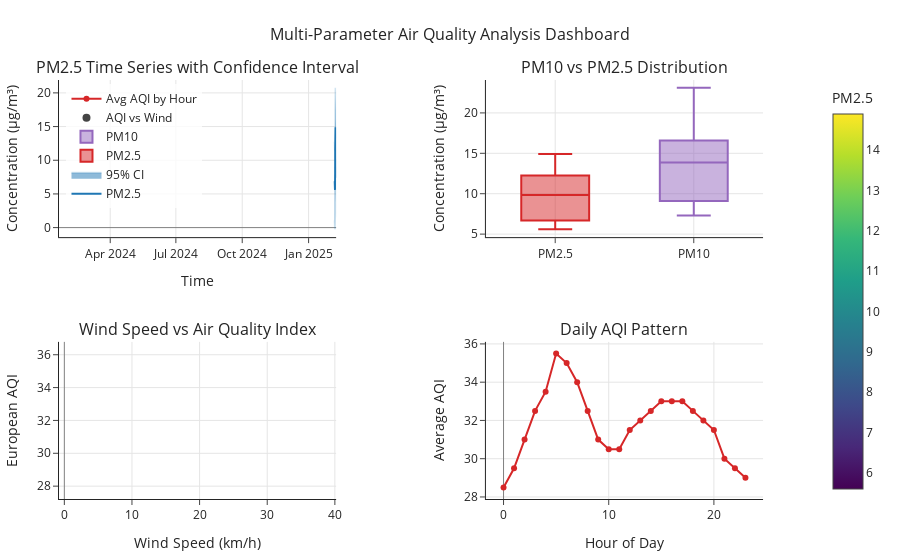

Notebook code cell kept with this figure:
### Code cell
fig.show()
print(description)

### Figure 1 — Plotly figure (JSON) as saved in the notebook; plotly's stock layout.template omitted (floating-point values rounded to 4 significant figures)
{"data": [{"line": {"color": "rgb(31, 119, 180)"}, "name": "PM2.5", "type": "scatter", "x": ["2024-01-21T00:00:00", "2024-01-21T01:00:00", "2024-01-21T02:00:00", "2024-01-21T03:00:00", "2024-01-21T04:00:00", "2024-01-21T05:00:00", "2024-01-21T06:00:00", "2024-01-21T07:00:00", "2024-01-21T08:00:00", "2024-01-21T09:00:00", "2024-01-21T10:00:00", "2024-01-21T11:00:00", "2024-01-21T12:00:00", "2024-01-21T13:00:00", "2024-01-21T14:00:00", "2024-01-21T15:00:00", "2024-01-21T16:00:00", "2024-01-21T17:00:00", "2024-01-21T18:00:00", "2024-01-21T19:00:00", "2024-01-21T20:00:00", "2024-01-21T21:00:00", "2024-01-21T22:00:00", "2024-01-21T23:00:00", "2024-01-22T00:00:00", "2024-01-22T01:00:00", "2024-01-22T02:00:00", "2024-01-22T03:00:00", "2024-01-22T04:00:00", "2024-01-22T05:00:00", "2024-01-22T06:00:00", "2024-01-22T07:00:00", "2024-01-22T08:00:00", "2024-01-22T09:00:00", "2024-01-22T10:00:00", "2024-01-22T11:00:00", "2024-01-22T12:00:00", "2024-01-22T13:00:00", "2024-01-22T14:00:00", "2024-01-22T15:00:00", "2024-01-22T16:00:00", "2024-01-22T17:00:00", "2024-01-22T18:00:00", "2024-01-22T19:00:00", "2024-01-22T20:00:00", "2024-01-22T21:00:00", "2024-01-22T22:00:00", "2024-01-22T23:00:00", "2024-01-23T00:00:00", "2024-01-23T01:00:00", "2024-01-23T02:00:00", "2024-01-23T03:00:00", "2024-01-23T04:00:00", "2024-01-23T05:00:00", "2024-01-23T06:00:00", "2024-01-23T07:00:00", "2024-01-23T08:00:00", "2024-01-23T09:00:00", "2024-01-23T10:00:00", "2024-01-23T11:00:00", "2024-01-23T12:00:00", "2024-01-23T13:00:00", "2024-01-23T14:00:00", "2024-01-23T15:00:00", "2024-01-23T16:00:00", "2024-01-23T17:00:00", "2024-01-23T18:00:00", "2024-01-23T19:00:00", "2024-01-23T20:00:00", "2024-01-23T21:00:00", "2024-01-23T22:00:00", "2024-01-23T23:00:00", "2025-02-06T05:00:00", "2025-02-06T06:00:00", "2025-02-06T07:00:00", "2025-02-06T08:00:00", "2025-02-06T09:00:00", "2025-02-06T10:00:00", "2025-02-06T11:00:00", "2025-02-06T12:00:00", "2025-02-06T13:00:00", "2025-02-06T14:00:00", "2025-02-06T15:00:00", "2025-02-06T16:00:00", "2025-02-06T17:00:00", "2025-02-06T18:00:00", "2025-02-06T19:00:00", "2025-02-06T20:00:00", "2025-02-06T21:00:00", "2025-02-06T22:00:00", "2025-02-06T23:00:00", "2025-02-07T00:00:00", "2025-02-07T01:00:00", "2025-02-07T02:00:00", "2025-02-07T03:00:00", "2025-02-07T04:00:00", "2025-02-07T05:00:00", "2025-02-07T06:00:00", "2025-02-07T07:00:00", "2025-02-07T08:00:00", "2025-02-07T09:00:00", "2025-02-07T10:00:00", "2025-02-07T11:00:00", "2025-02-07T12:00:00", "2025-02-07T13:00:00", "2025-02-07T14:00:00", "2025-02-07T15:00:00", "2025-02-07T16:00:00", "2025-02-07T17:00:00", "2025-02-07T18:00:00", "2025-02-07T19:00:00", "2025-02-07T20:00:00", "2025-02-07T21:00:00", "2025-02-07T22:00:00", "2025-02-07T23:00:00", "2025-02-08T00:00:00", "2025-02-08T01:00:00", "2025-02-08T02:00:00", "2025-02-08T03:00:00", "2025-02-08T04:00:00"], "xaxis": "x", "y": [null, null, null, null, null, null, null, null, null, null, null, null, null, null, null, null, null, null, null, null, null, null, null, null, null, null, null, null, null, null, null, null, null, null, null, null, null, null, null, null, null, null, null, null, null, null, null, null, null, null, null, null, null, null, null, null, null, null, null, null, null, null, null, null, null, null, null, null, null, null, null, null, 6.9, 6.5, 5.9, 6.1, 6.7, 6.8, 6.4, 6.5, 5.6, 5.6, 5.8, 6.1, 6.3, 6.5, 6.7, 7.1, 8.1, 11.5, 12.2, 12, 12.7, 13.1, 13.2, 13.2, 13.2, 13.7, 14.9, 14.8, 14.9, 14.1, 14, 12.3, 9.9, 10, 11.3, 12, 11.4, 10.2, 9.9, 9.8, 9.6, 9.9, 10.2, 9.4, 9.2, 8.8, 8.4, 7.4], "yaxis": "y"}, {"line": {"color": "rgba(31, 119, 180, 0.2)"}, "mode": "lines", "showlegend": false, "type": "scatter", "x": ["2024-01-21T00:00:00", "2024-01-21T01:00:00", "2024-01-21T02:00:00", "2024-01-21T03:00:00", "2024-01-21T04:00:00", "2024-01-21T05:00:00", "2024-01-21T06:00:00", "2024-01-21T07:00:00", "2024-01-21T08:00:00", "2024-01-21T09:00:00", "2024-01-21T10:00:00", "2024-01-21T11:00:00", "2024-01-21T12:00:00", "2024-01-21T13:00:00", "2024-01-21T14:00:00", "2024-01-21T15:00:00", "2024-01-21T16:00:00", "2024-01-21T17:00:00", "2024-01-21T18:00:00", "2024-01-21T19:00:00", "2024-01-21T20:00:00", "2024-01-21T21:00:00", "2024-01-21T22:00:00", "2024-01-21T23:00:00", "2024-01-22T00:00:00", "2024-01-22T01:00:00", "2024-01-22T02:00:00", "2024-01-22T03:00:00", "2024-01-22T04:00:00", "2024-01-22T05:00:00", "2024-01-22T06:00:00", "2024-01-22T07:00:00", "2024-01-22T08:00:00", "2024-01-22T09:00:00", "2024-01-22T10:00:00", "2024-01-22T11:00:00", "2024-01-22T12:00:00", "2024-01-22T13:00:00", "2024-01-22T14:00:00", "2024-01-22T15:00:00", "2024-01-22T16:00:00", "2024-01-22T17:00:00", "2024-01-22T18:00:00", "2024-01-22T19:00:00", "2024-01-22T20:00:00", "2024-01-22T21:00:00", "2024-01-22T22:00:00", "2024-01-22T23:00:00", "2024-01-23T00:00:00", "2024-01-23T01:00:00", "2024-01-23T02:00:00", "2024-01-23T03:00:00", "2024-01-23T04:00:00", "2024-01-23T05:00:00", "2024-01-23T06:00:00", "2024-01-23T07:00:00", "2024-01-23T08:00:00", "2024-01-23T09:00:00", "2024-01-23T10:00:00", "2024-01-23T11:00:00", "2024-01-23T12:00:00", "2024-01-23T13:00:00", "2024-01-23T14:00:00", "2024-01-23T15:00:00", "2024-01-23T16:00:00", "2024-01-23T17:00:00", "2024-01-23T18:00:00", "2024-01-23T19:00:00", "2024-01-23T20:00:00", "2024-01-23T21:00:00", "2024-01-23T22:00:00", "2024-01-23T23:00:00", "2025-02-06T05:00:00", "2025-02-06T06:00:00", "2025-02-06T07:00:00", "2025-02-06T08:00:00", "2025-02-06T09:00:00", "2025-02-06T10:00:00", "2025-02-06T11:00:00", "2025-02-06T12:00:00", "2025-02-06T13:00:00", "2025-02-06T14:00:00", "2025-02-06T15:00:00", "2025-02-06T16:00:00", "2025-02-06T17:00:00", "2025-02-06T18:00:00", "2025-02-06T19:00:00", "2025-02-06T20:00:00", "2025-02-06T21:00:00", "2025-02-06T22:00:00", "2025-02-06T23:00:00", "2025-02-07T00:00:00", "2025-02-07T01:00:00", "2025-02-07T02:00:00", "2025-02-07T03:00:00", "2025-02-07T04:00:00", "2025-02-07T05:00:00", "2025-02-07T06:00:00", "2025-02-07T07:00:00", "2025-02-07T08:00:00", "2025-02-07T09:00:00", "2025-02-07T10:00:00", "2025-02-07T11:00:00", "2025-02-07T12:00:00", "2025-02-07T13:00:00", "2025-02-07T14:00:00", "2025-02-07T15:00:00", "2025-02-07T16:00:00", "2025-02-07T17:00:00", "2025-02-07T18:00:00", "2025-02-07T19:00:00", "2025-02-07T20:00:00", "2025-02-07T21:00:00", "2025-02-07T22:00:00", "2025-02-07T23:00:00", "2025-02-08T00:00:00", "2025-02-08T01:00:00", "2025-02-08T02:00:00", "2025-02-08T03:00:00", "2025-02-08T04:00:00"], "xaxis": "x", "y": [null, null, null, null, null, null, null, null, null, null, null, null, null, null, null, null, null, null, null, null, null, null, null, null, null, null, null, null, null, null, null, null, null, null, null, null, null, null, null, null, null, null, null, null, null, null, null, null, null, null, null, null, null, null, null, null, null, null, null, null, null, null, null, null, null, null, null, null, null, null, null, null, 12.75, 12.35, 11.75, 11.95, 12.55, 12.65, 12.25, 12.35, 11.45, 11.45, 11.65, 11.95, 12.15, 12.35, 12.55, 12.95, 13.95, 17.35, 18.05, 17.85, 18.55, 18.95, 19.05, 19.05, 19.05, 19.55, 20.75, 20.65, 20.75, 19.95, 19.85, 18.15, 15.75, 15.85, 17.15, 17.85, 17.25, 16.05, 15.75, 15.65, 15.45, 15.75, 16.05, 15.25, 15.05, 14.65, 14.25, 13.25], "yaxis": "y"}, {"fill": "tonexty", "line": {"color": "rgba(31, 119, 180, 0.2)"}, "mode": "lines", "name": "95% CI", "type": "scatter", "x": ["2024-01-21T00:00:00", "2024-01-21T01:00:00", "2024-01-21T02:00:00", "2024-01-21T03:00:00", "2024-01-21T04:00:00", "2024-01-21T05:00:00", "2024-01-21T06:00:00", "2024-01-21T07:00:00", "2024-01-21T08:00:00", "2024-01-21T09:00:00", "2024-01-21T10:00:00", "2024-01-21T11:00:00", "2024-01-21T12:00:00", "2024-01-21T13:00:00", "2024-01-21T14:00:00", "2024-01-21T15:00:00", "2024-01-21T16:00:00", "2024-01-21T17:00:00", "2024-01-21T18:00:00", "2024-01-21T19:00:00", "2024-01-21T20:00:00", "2024-01-21T21:00:00", "2024-01-21T22:00:00", "2024-01-21T23:00:00", "2024-01-22T00:00:00", "2024-01-22T01:00:00", "2024-01-22T02:00:00", "2024-01-22T03:00:00", "2024-01-22T04:00:00", "2024-01-22T05:00:00", "2024-01-22T06:00:00", "2024-01-22T07:00:00", "2024-01-22T08:00:00", "2024-01-22T09:00:00", "2024-01-22T10:00:00", "2024-01-22T11:00:00", "2024-01-22T12:00:00", "2024-01-22T13:00:00", "2024-01-22T14:00:00", "2024-01-22T15:00:00", "2024-01-22T16:00:00", "2024-01-22T17:00:00", "2024-01-22T18:00:00", "2024-01-22T19:00:00", "2024-01-22T20:00:00", "2024-01-22T21:00:00", "2024-01-22T22:00:00", "2024-01-22T23:00:00", "2024-01-23T00:00:00", "2024-01-23T01:00:00", "2024-01-23T02:00:00", "2024-01-23T03:00:00", "2024-01-23T04:00:00", "2024-01-23T05:00:00", "2024-01-23T06:00:00", "2024-01-23T07:00:00", "2024-01-23T08:00:00", "2024-01-23T09:00:00", "2024-01-23T10:00:00", "2024-01-23T11:00:00", "2024-01-23T12:00:00", "2024-01-23T13:00:00", "2024-01-23T14:00:00", "2024-01-23T15:00:00", "2024-01-23T16:00:00", "2024-01-23T17:00:00", "2024-01-23T18:00:00", "2024-01-23T19:00:00", "2024-01-23T20:00:00", "2024-01-23T21:00:00", "2024-01-23T22:00:00", "2024-01-23T23:00:00", "2025-02-06T05:00:00", "2025-02-06T06:00:00", "2025-02-06T07:00:00", "2025-02-06T08:00:00", "2025-02-06T09:00:00", "2025-02-06T10:00:00", "2025-02-06T11:00:00", "2025-02-06T12:00:00", "2025-02-06T13:00:00", "2025-02-06T14:00:00", "2025-02-06T15:00:00", "2025-02-06T16:00:00", "2025-02-06T17:00:00", "2025-02-06T18:00:00", "2025-02-06T19:00:00", "2025-02-06T20:00:00", "2025-02-06T21:00:00", "2025-02-06T22:00:00", "2025-02-06T23:00:00", "2025-02-07T00:00:00", "2025-02-07T01:00:00", "2025-02-07T02:00:00", "2025-02-07T03:00:00", "2025-02-07T04:00:00", "2025-02-07T05:00:00", "2025-02-07T06:00:00", "2025-02-07T07:00:00", "2025-02-07T08:00:00", "2025-02-07T09:00:00", "2025-02-07T10:00:00", "2025-02-07T11:00:00", "2025-02-07T12:00:00", "2025-02-07T13:00:00", "2025-02-07T14:00:00", "2025-02-07T15:00:00", "2025-02-07T16:00:00", "2025-02-07T17:00:00", "2025-02-07T18:00:00", "2025-02-07T19:00:00", "2025-02-07T20:00:00", "2025-02-07T21:00:00", "2025-02-07T22:00:00", "2025-02-07T23:00:00", "2025-02-08T00:00:00", "2025-02-08T01:00:00", "2025-02-08T02:00:00", "2025-02-08T03:00:00", "2025-02-08T04:00:00"], "xaxis": "x", "y": [null, null, null, null, null, null, null, null, null, null, null, null, null, null, null, null, null, null, null, null, null, null, null, null, null, null, null, null, null, null, null, null, null, null, null, null, null, null, null, null, null, null, null, null, null, null, null, null, null, null, null, null, null, null, null, null, null, null, null, null, null, null, null, null, null, null, null, null, null, null, null, null, 1.053, 0.6528, 0.05283, 0.2528, 0.8528, 0.9528, 0.5528, 0.6528, -0.2472, -0.2472, -0.04717, 0.2528, 0.4528, 0.6528, 0.8528, 1.253, 2.253, 5.653, 6.353, 6.153, 6.853, 7.253, 7.353, 7.353, 7.353, 7.853, 9.053, 8.953, 9.053, 8.253, 8.153, 6.453, 4.053, 4.153, 5.453, 6.153, 5.553, 4.353, 4.053, 3.953, 3.753, 4.053, 4.353, 3.553, 3.353, 2.953, 2.553, 1.553], "yaxis": "y"}, {"boxpoints": "outliers", "name": "PM2.5", "type": "box", "xaxis": "x2", "y": [null, null, null, null, null, null, null, null, null, null, null, null, null, null, null, null, null, null, null, null, null, null, null, null, null, null, null, null, null, null, null, null, null, null, null, null, null, null, null, null, null, null, null, null, null, null, null, null, null, null, null, null, null, null, null, null, null, null, null, null, null, null, null, null, null, null, null, null, null, null, null, null, 6.9, 6.5, 5.9, 6.1, 6.7, 6.8, 6.4, 6.5, 5.6, 5.6, 5.8, 6.1, 6.3, 6.5, 6.7, 7.1, 8.1, 11.5, 12.2, 12, 12.7, 13.1, 13.2, 13.2, 13.2, 13.7, 14.9, 14.8, 14.9, 14.1, 14, 12.3, 9.9, 10, 11.3, 12, 11.4, 10.2, 9.9, 9.8, 9.6, 9.9, 10.2, 9.4, 9.2, 8.8, 8.4, 7.4], "yaxis": "y3"}, {"boxpoints": "outliers", "name": "PM10", "type": "box", "xaxis": "x2", "y": [null, null, null, null, null, null, null, null, null, null, null, null, null, null, null, null, null, null, null, null, null, null, null, null, null, null, null, null, null, null, null, null, null, null, null, null, null, null, null, null, null, null, null, null, null, null, null, null, null, null, null, null, null, null, null, null, null, null, null, null, null, null, null, null, null, null, null, null, null, null, null, null, 9.1, 8.6, 7.7, 7.7, 8.1, 8.1, 7.7, 8.5, 7.3, 7.6, 8.1, 8.8, 9.1, 9.3, 9.5, 9.7, 10.6, 14.1, 15.3, 15.8, 17.5, 18.8, 19.3, 19.2, 19.1, 20.7, 23.1, 21.4, 20.8, 19.3, 19.7, 17.3, 13.6, 13.2, 14.8, 15.9, 15.7, 14.4, 14.3, 14.4, 14.2, 14.5, 14.6, 13.6, 13.3, 12.9, 12.3, 10.9], "yaxis": "y3"}, {"marker": {"color": [null, null, null, null, null, null, null, null, null, null, null, null, null, null, null, null, null, null, null, null, null, null, null, null, null, null, null, null, null, null, null, null, null, null, null, null, null, null, null, null, null, null, null, null, null, null, null, null, null, null, null, null, null, null, null, null, null, null, null, null, null, null, null, null, null, null, null, null, null, null, null, null, 6.9, 6.5, 5.9, 6.1, 6.7, 6.8, 6.4, 6.5, 5.6, 5.6, 5.8, 6.1, 6.3, 6.5, 6.7, 7.1, 8.1, 11.5, 12.2, 12, 12.7, 13.1, 13.2, 13.2, 13.2, 13.7, 14.9, 14.8, 14.9, 14.1, 14, 12.3, 9.9, 10, 11.3, 12, 11.4, 10.2, 9.9, 9.8, 9.6, 9.9, 10.2, 9.4, 9.2, 8.8, 8.4, 7.4], "colorbar": {"title": {"text": "PM2.5"}}, "colorscale": [[0, "#440154"], [0.1111, "#482878"], [0.2222, "#3e4989"], [0.3333, "#31688e"], [0.4444, "#26828e"], [0.5556, "#1f9e89"], [0.6667, "#35b779"], [0.7778, "#6ece58"], [0.8889, "#b5de2b"], [1, "#fde725"]], "showscale": true, "size": 8}, "mode": "markers", "name": "AQI vs Wind", "type": "scatter", "x": [16.6, 14.3, 13.1, 12.2, 16.6, 29, 34, 37.4, 35.4, 34.1, 31.8, 30, 28.5, 30, 29.5, 27.8, 30.3, 29.3, 23.2, 20.6, 18.7, 17.3, 17.6, 14.4, 15.8, 12.4, 9.5, 9.7, 7.4, 2, 6.8, 7.4, 7, 7.9, 3.9, 11.4, 14.7, 15, 20.2, 20.1, 26.7, 26.6, 25.8, 26.9, 24.3, 23, 21.6, 21.8, 26.2, 30.8, 32.8, 31.6, 28.9, 28.4, 27.5, 25, 18.3, 14, 4.2, 11.2, 18.7, 17.6, 18, 13.5, 12.9, 23.5, 25, 22.4, 22.6, 18.4, 19.4, 17.6, null, null, null, null, null, null, null, null, null, null, null, null, null, null, null, null, null, null, null, null, null, null, null, null, null, null, null, null, null, null, null, null, null, null, null, null, null, null, null, null, null, null, null, null, null, null, null, null], "xaxis": "x3", "y": [null, null, null, null, null, null, null, null, null, null, null, null, null, null, null, null, null, null, null, null, null, null, null, null, null, null, null, null, null, null, null, null, null, null, null, null, null, null, null, null, null, null, null, null, null, null, null, null, null, null, null, null, null, null, null, null, null, null, null, null, null, null, null, null, null, null, null, null, null, null, null, null, 36, 35, 34, 33, 32, 31, 31, 33, 33, 34, 34, 34, 33, 32, 31, 30, 28, 28, 28, 28, 30, 31, 33, 34, 35, 35, 34, 32, 30, 30, 30, 30, 31, 31, 32, 32, 33, 33, 33, 33, 32, 31, 30, 29, 29, 31, 32, 33], "yaxis": "y4"}, {"line": {"color": "rgb(214, 39, 40)"}, "mode": "lines+markers", "name": "Avg AQI by Hour", "type": "scatter", "x": [0, 1, 2, 3, 4, 5, 6, 7, 8, 9, 10, 11, 12, 13, 14, 15, 16, 17, 18, 19, 20, 21, 22, 23], "xaxis": "x4", "y": [28.5, 29.5, 31, 32.5, 33.5, 35.5, 35, 34, 32.5, 31, 30.5, 30.5, 31.5, 32, 32.5, 33, 33, 33, 32.5, 32, 31.5, 30, 29.5, 29], "yaxis": "y5"}], "layout": {"annotations": [{"font": {"size": 16}, "showarrow": false, "text": "PM2.5 Time Series with Confidence Interval", "x": 0.185, "xanchor": "center", "xref": "paper", "y": 1, "yanchor": "bottom", "yref": "paper"}, {"font": {"size": 16}, "showarrow": false, "text": "PM10 vs PM2.5 Distribution", "x": 0.755, "xanchor": "center", "xref": "paper", "y": 1, "yanchor": "bottom", "yref": "paper"}, {"font": {"size": 16}, "showarrow": false, "text": "Wind Speed vs Air Quality Index", "x": 0.185, "xanchor": "center", "xref": "paper", "y": 0.375, "yanchor": "bottom", "yref": "paper"}, {"font": {"size": 16}, "showarrow": false, "text": "Daily AQI Pattern", "x": 0.755, "xanchor": "center", "xref": "paper", "y": 0.375, "yanchor": "bottom", "yref": "paper"}], "autosize": true, "font": {"size": 12}, "hovermode": "closest", "legend": {"bgcolor": "rgba(255, 255, 255, 0.8)", "x": 0.01, "xanchor": "left", "y": 0.99, "yanchor": "top"}, "margin": {"b": 50, "l": 50, "r": 50, "t": 80}, "modebar": {"add": ["zoom", "pan", "select", "lasso2d", "reset"]}, "paper_bgcolor": "white", "plot_bgcolor": "white", "showlegend": true, "title": {"font": {"size": 16}, "text": "Multi-Parameter Air Quality Analysis Dashboard", "x": 0.5, "xanchor": "center"}, "xaxis": {"anchor": "y", "autorange": true, "domain": [0, 0.37], "gridcolor": "#E5E5E5", "gridwidth": 1, "range": ["2024-01-21", "2025-02-08 04:00"], "showgrid": true, "title": {"text": "Time"}, "type": "date", "zeroline": true, "zerolinecolor": "#808080", "zerolinewidth": 1}, "xaxis2": {"anchor": "y3", "autorange": true, "domain": [0.57, 0.94], "gridcolor": "#E5E5E5", "gridwidth": 1, "range": [-0.5, 1.5], "showgrid": true, "type": "category", "zeroline": true, "zerolinecolor": "#808080", "zerolinewidth": 1}, "xaxis3": {"anchor": "y4", "autorange": true, "domain": [0, 0.37], "gridcolor": "#E5E5E5", "gridwidth": 1, "range": [-0.6017, 40.0], "showgrid": true, "title": {"text": "Wind Speed (km/h)"}, "type": "linear", "zeroline": true, "zerolinecolor": "#808080", "zerolinewidth": 1}, "xaxis4": {"anchor": "y5", "autorange": true, "domain": [0.57, 0.94], "gridcolor": "#E5E5E5", "gridwidth": 1, "range": [-1.585, 24.58], "showgrid": true, "title": {"text": "Hour of Day"}, "type": "linear", "zeroline": true, "zerolinecolor": "#808080", "zerolinewidth": 1}, "yaxis": {"anchor": "x", "autorange": true, "domain": [0.625, 1], "gridcolor": "#E5E5E5", "gridwidth": 1, "range": [-1.414, 21.91], "showgrid": true, "title": {"text": "Concentration (μg/m³)"}, "type": "linear", "zeroline": true, "zerolinecolor": "#808080", "zerolinewidth": 1}, "yaxis2": {"anchor": "x", "gridcolor": "#E5E5E5", "gridwidth": 1, "overlaying": "y", "showgrid": true, "side": "right", "title": {"text": "Concentration (μg/m³)"}, "zeroline": true, "zerolinecolor": "#808080", "zerolinewidth": 1}, "yaxis3": {"anchor": "x2", "autorange": true, "domain": [0.625, 1], "gridcolor": "#E5E5E5", "gridwidth": 1, "range": [4.628, 24.07], "showgrid": true, "title": {"text": "Concentration (μg/m³)"}, "type": "linear", "zeroline": true, "zerolinecolor": "#808080", "zerolinewidth": 1}, "yaxis4": {"anchor": "x3", "autorange": true, "domain": [0, 0.375], "gridcolor": "#E5E5E5", "gridwidth": 1, "range": [27.35, 36.65], "showgrid": true, "title": {"text": "European AQI"}, "type": "linear", "zeroline": true, "zerolinecolor": "#808080", "zerolinewidth": 1}, "yaxis5": {"anchor": "x4", "autorange": true, "domain": [0, 0.375], "gridcolor": "#E5E5E5", "gridwidth": 1, "range": [27.98, 36.02], "showgrid": true, "title": {"text": "Average AQI"}, "type": "linear", "zeroline": true, "zerolinecolor": "#808080", "zerolinewidth": 1}}}
